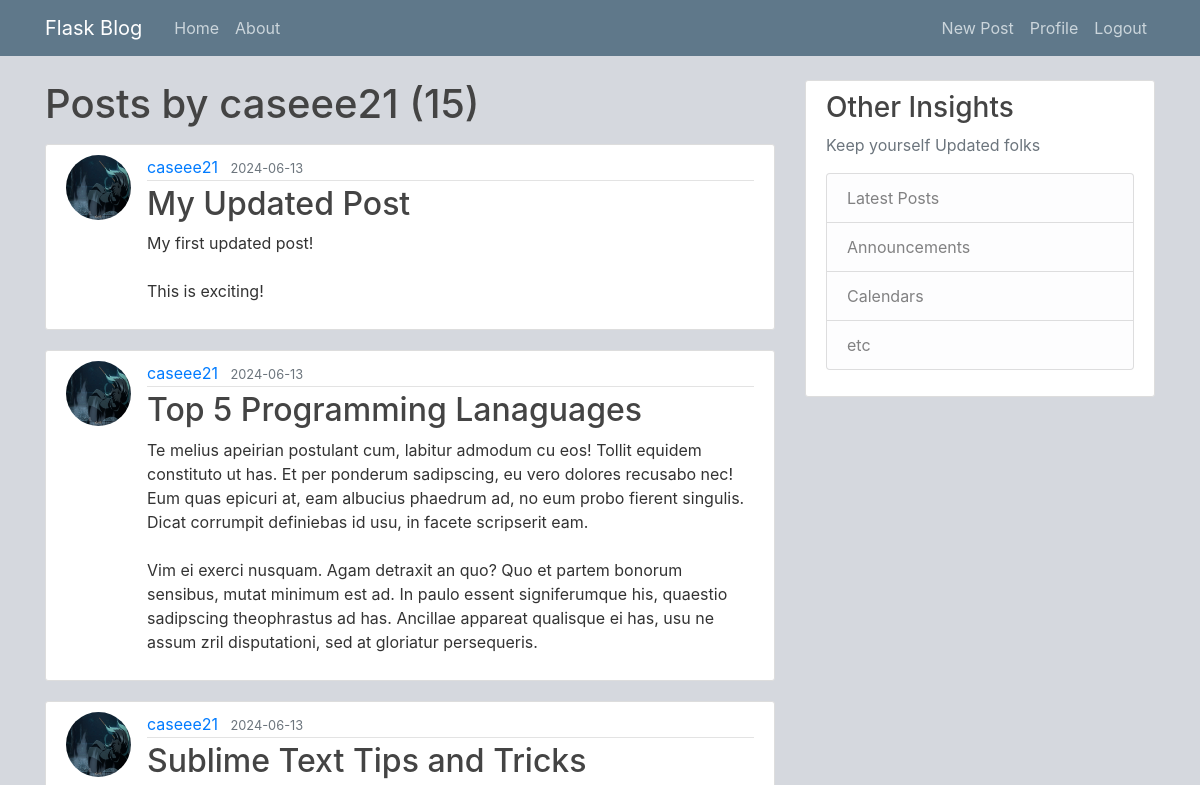
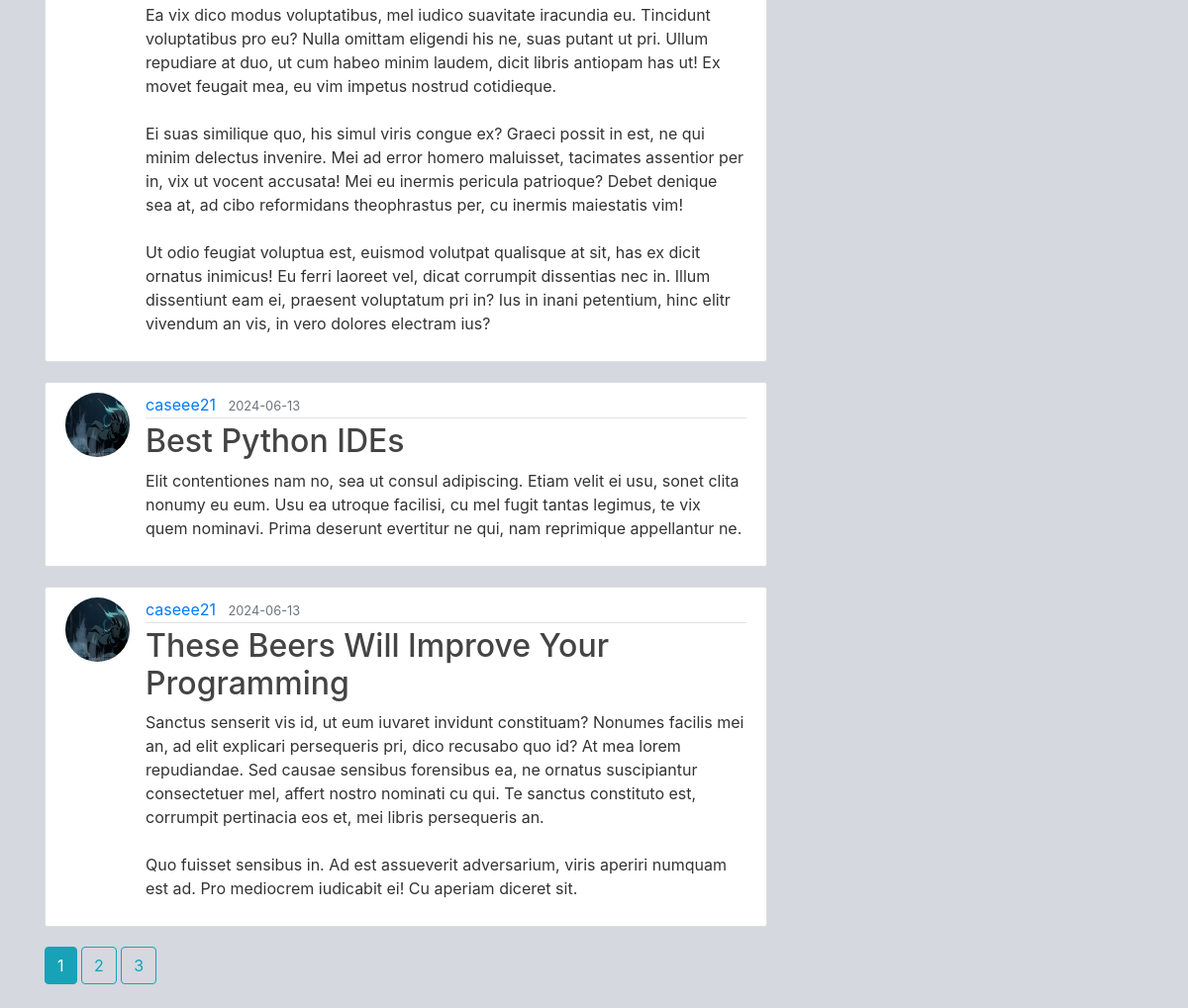
/user/caseee21 (signed in), run on the app's committed database (2 pictures, top to bottom).
### flaskblog/models.py (models this page shows, shortened)
class User(db.Model, UserMixin):
    id = db.Column(db.Integer, primary_key=True)
    username = db.Column(db.String(20), unique=True, nullable=False)
    email = db.Column(db.String(120), unique=True, nullable=False)
    image_file = db.Column(db.String(20), nullable=False, default='default.jpg')
    password = db.Column(db.String(60), nullable=False)
    posts = db.relationship('Post', backref='author', lazy=True)

class Post(db.Model):
    id = db.Column(db.Integer, primary_key=True)
    title = db.Column(db.String(100), nullable=False)
    date_posted = db.Column(db.DateTime, nullable=False, default=datetime.utcnow)
    content = db.Column(db.Text, nullable=False)
    user_id = db.Column(db.Integer, db.ForeignKey('user.id'), nullable=False)

### flaskblog/users/routes.py (the view)
@users.route("/user/<string:username>")
def user_posts(username):
    page = request.args.get('page', 1, type=int)
    user = User.query.filter_by(username=username).first_or_404()
    posts = Post.query.filter_by(author=user)\
        .order_by(Post.date_posted.desc())\
        .paginate(page=page, per_page=5)
    return render_template('user_posts.html', posts=posts, user=user)

### flaskblog/models.py (called while the page is built)
@login_manager.user_loader
def load_user(user_id):
    return User.query.get(int(user_id))

### flaskblog/templates/user_posts.html
{% extends "layout.html" %}
{% block content %}
    <h1 class='mb-3'> Posts by {{user.username}} ({{ posts.total }})</h1>
    {% for post in posts.items %}
        <article class="media content-section">
          <img class="rounded-circle article-img" src="{{ url_for('static', filename='pfp/' + post.author.image_file) }}">
          <div class="media-body">
            <div class="article-metadata">
              <a class="mr-2" href="{{url_for('users.user_posts', username = post.author.username)}}">{{ post.author.username }}</a>
              <small class="text-muted">{{ post.date_posted.strftime('%Y-%m-%d') }}</small>
            </div>
            <h2><a class="article-title" href="{{ url_for('posts.post', post_id=post.id)}}">{{ post.title }}</a></h2>
            <p class="article-content">{{ post.content }}</p>
          </div>
        </article>
    {% endfor %}
    {% for page_num in posts.iter_pages(left_edge=1, right_edge=1, left_current=1, right_current=2) %}
      {% if page_num %}
        {% if posts.page == page_num %}
          <a class="btn btn-info mb-4" href="{{ url_for('users.user_posts', username = user.username, page=page_num) }}">{{ page_num }}</a>
        {% else %}
          <a class="btn btn-outline-info mb-4" href="{{ url_for('users.user_posts',username = user.username, page=page_num) }}">{{ page_num }}</a>
        {% endif %}
      {% else %}
        ...
    {% endif %}
  {% endfor %}
{% endblock content %}

### flaskblog/static/main.css (style rules this page uses)
body { background: #d5d8de; color: #333333; margin-top: 5rem; }
h1, h2, h3, h4, h5, h6 { color: #444444; }
.content-section { background: #ffffff; padding: 10px 20px; border: 1px solid #dddddd; border-radius: 3px; margin-bottom: 20px; }
.article-title { color: #444444; }
.article-content { white-space: pre-line; }
.article-img { height: 65px; width: 65px; margin-right: 16px; }
.article-metadata { padding-bottom: 1px; margin-bottom: 4px; border-bottom: 1px solid #e3e3e3 }

### data on the page
User: username "caseee21"
Post: image_file (placeholder picture), author.username "caseee21", date_posted "2024-06-13", title "My Updated Post", content "My first updated post! This is exciting!"
Post: image_file (placeholder picture), author.username "caseee21", date_posted "2024-06-13", title "Top 5 Programming Lanaguages", content "Te melius apeirian postulant cum, labitur admodum cu eos! Tollit equidem constituto ut has. Et per ponderum sadipscing, eu vero dolores recusabo nec! Eum quas epicuri at, eam albucius phaedrum ad, no eum probo fierent singulis. Dicat corrumpit definiebas id usu, in facete scripserit eam. Vim ei exerci nusquam. Agam detraxit an quo? Quo et partem bonorum sensibus, mutat minimum est ad. In paulo essent signiferumque his, quaestio sadipscing theophrastus ad has. Ancillae appareat qualisque ei has, usu ne assum zril disputationi, sed at gloriatur persequeris."
Post: image_file (placeholder picture), author.username "caseee21", date_posted "2024-06-13", title "Sublime Text Tips and Tricks", content "Ea vix dico modus voluptatibus, mel iudico suavitate iracundia eu. Tincidunt voluptatibus pro eu? Nulla omittam eligendi his ne, suas putant ut pri. Ullum repudiare at duo, ut cum habeo minim laudem, dicit libris antiopam has ut! Ex movet feugait mea, eu vim impetus nostrud cotidieque. Ei suas similique quo, his simul viris congue ex? Graeci possit in est, ne qui minim delectus invenire. Mei ad error homero maluisset, tacimates assentior per in, vix ut vocent accusata! Mei eu inermis pericula patrioque? Debet denique sea at, ad cibo reformidans theophrastus per, cu inermis maiestatis vim! Ut odio feugiat voluptua est, euismod volutpat qualisque at sit, has ex dicit ornatus inimicus! Eu…"
Post: image_file (placeholder picture), author.username "caseee21", date_posted "2024-06-13", title "Best Python IDEs", content "Elit contentiones nam no, sea ut consul adipiscing. Etiam velit ei usu, sonet clita nonumy eu eum. Usu ea utroque facilisi, cu mel fugit tantas legimus, te vix quem nominavi. Prima deserunt evertitur ne qui, nam reprimique appellantur ne."
Post: image_file (placeholder picture), author.username "caseee21", date_posted "2024-06-13", title "These Beers Will Improve Your Programming", content "Sanctus senserit vis id, ut eum iuvaret invidunt constituam? Nonumes facilis mei an, ad elit explicari persequeris pri, dico recusabo quo id? At mea lorem repudiandae. Sed causae sensibus forensibus ea, ne ornatus suscipiantur consectetuer mel, affert nostro nominati cu qui. Te sanctus constituto est, corrumpit pertinacia eos et, mei libris persequeris an. Quo fuisset sensibus in. Ad est assueverit adversarium, viris aperiri numquam est ad. Pro mediocrem iudicabit ei! Cu aperiam diceret sit."

### other printed values
{{ posts.total }} "15"
{{ page_num }} "1"
{{ page_num }} "2" "3"
